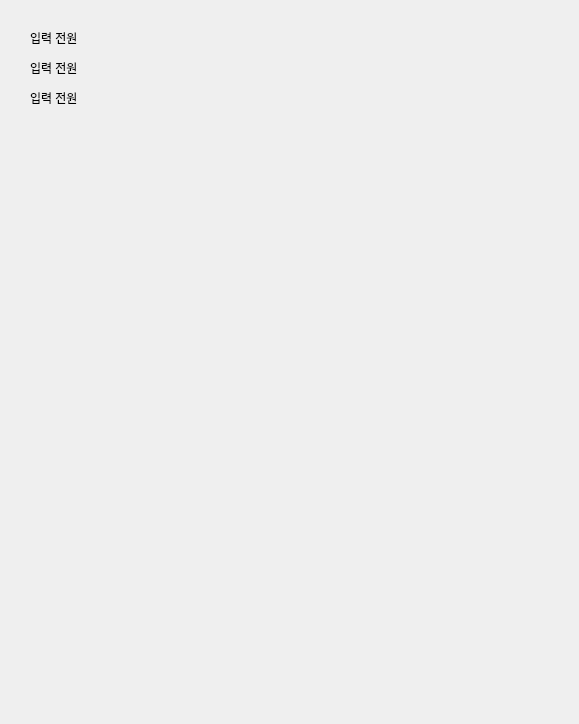
<?xml version="1.0" encoding="UTF-8"?>
<ui version="4.0">
 <class>Dialog</class>
 <widget class="QDialog" name="Dialog">
  <property name="geometry">
   <rect>
    <x>0</x>
    <y>0</y>
    <width>579</width>
    <height>724</height>
   </rect>
  </property>
  <property name="windowTitle">
   <string>Dialog</string>
  </property>
  <widget class="QLabel" name="label">
   <property name="geometry">
    <rect>
     <x>30</x>
     <y>30</y>
     <width>64</width>
     <height>15</height>
    </rect>
   </property>
   <property name="text">
    <string>입력 전원</string>
   </property>
  </widget>
  <widget class="QLabel" name="label_2">
   <property name="geometry">
    <rect>
     <x>30</x>
     <y>60</y>
     <width>64</width>
     <height>15</height>
    </rect>
   </property>
   <property name="text">
    <string>입력 전원</string>
   </property>
  </widget>
  <widget class="QLabel" name="label_3">
   <property name="geometry">
    <rect>
     <x>30</x>
     <y>90</y>
     <width>64</width>
     <height>15</height>
    </rect>
   </property>
   <property name="text">
    <string/>
   </property>
  </widget>
  <widget class="QLabel" name="label_4">
   <property name="geometry">
    <rect>
     <x>30</x>
     <y>90</y>
     <width>64</width>
     <height>15</height>
    </rect>
   </property>
   <property name="text">
    <string>입력 전원</string>
   </property>
  </widget>
 </widget>
 <resources/>
 <connections/>
</ui>
